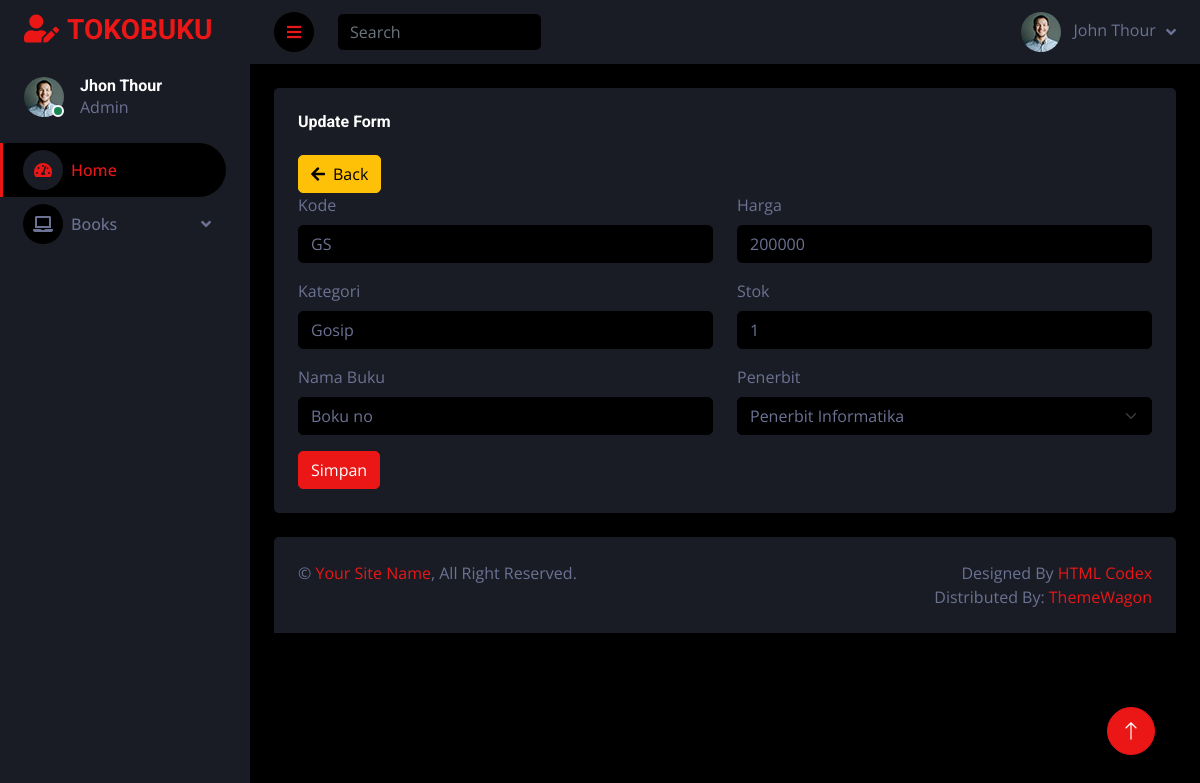
The page /admin/edit.php?id=1 on the database its author committed.
### tables this page shows
CREATE TABLE `buku` (
  `id` bigint(20) UNSIGNED NOT NULL,
  `kode` varchar(255) NOT NULL,
  `kategori` varchar(255) NOT NULL,
  `nama_buku` varchar(255) NOT NULL,
  `harga` double NOT NULL,
  `stok` double NOT NULL,
  `penerbit` bigint(20) UNSIGNED NOT NULL,
  `created_at` timestamp NULL DEFAULT NULL,
  `updated_at` timestamp NULL DEFAULT NULL
);

### admin/edit.php (the view, shortened to what this page needs)
<!DOCTYPE html>
<html lang="en">
<head>
    <link href="https://cdnjs.cloudflare.com/ajax/libs/font-awesome/5.10.0/css/all.min.css" rel="stylesheet">
    <link href="https://cdn.jsdelivr.net/npm/bootstrap-icons@1.4.1/font/bootstrap-icons.css" rel="stylesheet">
    <link href="../lib/owlcarousel/assets/owl.carousel.min.css" rel="stylesheet">
    <link href="../lib/tempusdominus/css/tempusdominus-bootstrap-4.min.css" rel="stylesheet" />
    <link href="../css/bootstrap.min.css" rel="stylesheet">
    <link href="../css/style.css" rel="stylesheet">
    <?php
    require "../config.php";
    $query = "SELECT * FROM buku";
    $queroy = "SELECT * FROM penerbit";
    $buku = mysqli_query($connect, $query);
    $penerbit = mysqli_query($connect, $queroy);
    $id = $_GET["id"];
    ?>
</head>
<body>
    <div class="container-fluid position-relative d-flex p-0">
        <div class="sidebar pe-4 pb-3">
            <nav class="navbar bg-secondary navbar-dark">
                <a href="index.html" class="navbar-brand mx-4 mb-3">
                    <h3 class="text-primary"><i class="fa fa-user-edit me-2"></i>TOKOBUKU</h3>
                </a>
                <div class="d-flex align-items-center ms-4 mb-4">
                    <div class="position-relative">
                        <img class="rounded-circle" src="../img/user.jpg" alt="" style="width: 40px; height: 40px;">
                        <div class="bg-success rounded-circle border border-2 border-white position-absolute end-0 bottom-0 p-1"></div>
                    </div>
                    <div class="ms-3">
                        <h6 class="mb-0">Jhon Thour</h6>
                        <span>Admin</span>
                    </div>
                </div>
                <div class="navbar-nav w-100">
                    <a href="../index.php" class="nav-item nav-link active"><i class="fa fa-tachometer-alt me-2"></i>Home</a>
                    <div class="nav-item dropdown">
                        <a href="#" class="nav-link dropdown-toggle" data-bs-toggle="dropdown"><i class="fa fa-laptop me-2"></i>Books</a>
                    </div>
                </div>
            </nav>
        </div>
        <div class="content">
            <nav class="navbar navbar-expand bg-secondary navbar-dark sticky-top px-4 py-0">
                <a href="#" class="sidebar-toggler flex-shrink-0">
                    <i class="fa fa-bars"></i>
                </a>
                <form class="d-none d-md-flex ms-4">
                    <input class="form-control bg-dark border-0" type="search" placeholder="Search">
                </form>
                <div class="navbar-nav align-items-center ms-auto">
                    <div class="nav-item dropdown">
                        <a href="#" class="nav-link dropdown-toggle" data-bs-toggle="dropdown">
                            <img class="rounded-circle me-lg-2" src="../img/user.jpg" alt="" style="width: 40px; height: 40px;">
                            <span class="d-none d-lg-inline-flex">John Thour</span>
                        </a>
                    </div>
                </div>
            </nav>
            <div class="container-fluid pt-4 px-4">
                <div class="row g-4">
                    <div class="col-sm-12 col-xl-12">
                        <div class="bg-secondary rounded h-100 p-4">
                            <h6 class="mb-4">Update Form</h6>
                            <a href="admin.php"><button class="btn btn-warning"><i class="fa fa-arrow-left me-2"></i>Back</button></a>
                            <form method="post">
                                <?php
                                foreach ($buku as $data) {
                                    if ($data['id'] == $id) {
                                ?>
                                        <div class="row">
                                            <div class="col-6">
                                                <div class="mb-3">
                                                    <label for="" class="form-label">Kode</label>
                                                    <input type="text" value="<?= $data['kode'] ?>" name="kode" class="form-control">
                                                </div>
                                                <div class="mb-3">
                                                    <label for="" class="form-label">Kategori</label>
                                                    <input type="text" value="<?= $data['kategori'] ?>" class="form-control" name="kategori" id="">
                                                </div>
                                                <div class="mb-3">
                                                    <label for="" class="form-label">Nama Buku</label>
                                                    <input type="text" value="<?= $data['nama_buku'] ?>" name="nbuku" class="form-control" id="">
                                                </div>
                                            </div>
                                            <div class="col-6">
                                                <div class="mb-3">
                                                    <label for="" class="form-label">Harga</label>
                                                    <input type="number" value="<?= $data['harga'] ?>" name="harga" class="form-control">
                                                </div>
                                                <div class="mb-3">
                                                    <label for="" class="form-label">Stok</label>
                                                    <input type="number" value="<?= $data['stok'] ?>" name="stok" class="form-control" id="">
                                                </div>
                                                <div class="mb-3">
                                                    <label for="" class="form-label">Penerbit</label>
                                                    <select class="form-select" name="penerbit">
                                                        <?php
                                                        foreach ($penerbit as $data) {
                                                        ?>
                                                            <option value="<?= $data['id'] ?>"><?= $data['nama'] ?></option>
                                                        <?php } ?>
                                                    </select>
                                                </div>
                                            </div>
                                    <?php }
                                } ?>
                                        </div>
                                        <button type="submit" name="simpan" class="btn btn-primary">Simpan</button>
                            </form>
                        </div>
                    </div>
                </div>
            </div>
            <div class="container-fluid pt-4 px-4">
                <div class="bg-secondary rounded-top p-4">
                    <div class="row">
                        <div class="col-12 col-sm-6 text-center text-sm-start">
                            &copy; <a href="#">Your Site Name</a>, All Right Reserved.
                        </div>
                        <div class="col-12 col-sm-6 text-center text-sm-end">
                            Designed By <a href="https://htmlcodex.com">HTML Codex</a>
                            <br>Distributed By: <a href="https://themewagon.com" target="_blank">ThemeWagon</a>
                        </div>
                    </div>
                </div>
            </div>
        </div>
        <a href="#" class="btn btn-lg btn-primary btn-lg-square back-to-top"><i class="bi bi-arrow-up"></i></a>
    </div>
</body>
</html>

### css/style.css (style rules this page uses)
:root { --primary: #EB1616; --secondary: #191C24; --light: #6C7293; --dark: #000000; }
.back-to-top { position: fixed; display: none; right: 45px; bottom: 45px; z-index: 99; }
.btn { transition: .5s; }
.btn-lg-square { width: 48px; height: 48px; }
.btn-square, .btn-sm-square, .btn-lg-square { padding: 0; display: inline-flex; align-items: center; justify-content: center; font-weight: normal; border-radius: 50px; }
.sidebar { position: fixed; top: 0; left: 0; bottom: 0; width: 250px; height: 100vh; overflow-y: auto; background: var(--secondary); transition: 0.5s; z-index: 999; }
.content { margin-left: 250px; min-height: 100vh; background: var(--dark); transition: 0.5s; }
@media (min-width: 992px) { .sidebar { margin-left: 0; } }
@media (min-width: 992px) { .content { width: calc(100% - 250px); } }
.sidebar .navbar .navbar-nav .nav-link { padding: 7px 20px; color: var(--light); font-weight: 500; border-left: 3px solid var(--secondary); border-radius: 0 30px 30px 0; outline: none; }
.sidebar .navbar .navbar-nav .nav-link:hover, .sidebar .navbar .navbar-nav .nav-link.active { color: var(--primary); background: var(--dark); border-color: var(--primary); }
.sidebar .navbar .navbar-nav .nav-link i { width: 40px; height: 40px; display: inline-flex; align-items: center; justify-content: center; background: var(--dark); border-radius: 40px; }
.sidebar .navbar .navbar-nav .nav-link:hover i, .sidebar .navbar .navbar-nav .nav-link.active i { background: var(--secondary); }
.sidebar .navbar .dropdown-toggle::after { position: absolute; top: 15px; right: 15px; border: none; content: "\f107"; font-family: "Font Awesome 5 Free"; font-weight: 900; transition: .5s; }
.content .navbar .navbar-nav .nav-link { margin-left: 25px; padding: 12px 0; color: var(--light); outline: none; }
.content .navbar .sidebar-toggler, .content .navbar .navbar-nav .nav-link i { width: 40px; height: 40px; display: inline-flex; align-items: center; justify-content: center; background: var(--dark); border-radius: 40px; }
.content .navbar .dropdown-toggle::after { margin-left: 6px; vertical-align: middle; border: none; content: "\f107"; font-family: "Font Awesome 5 Free"; font-weight: 900; transition: .5s; }

### rows shown on the page
buku: kode "GS", kategori "Gosip", nbuku "Boku no", harga "200000", stok "1"

### other values the page prints
form field penerbit "Penerbit Informatika"
